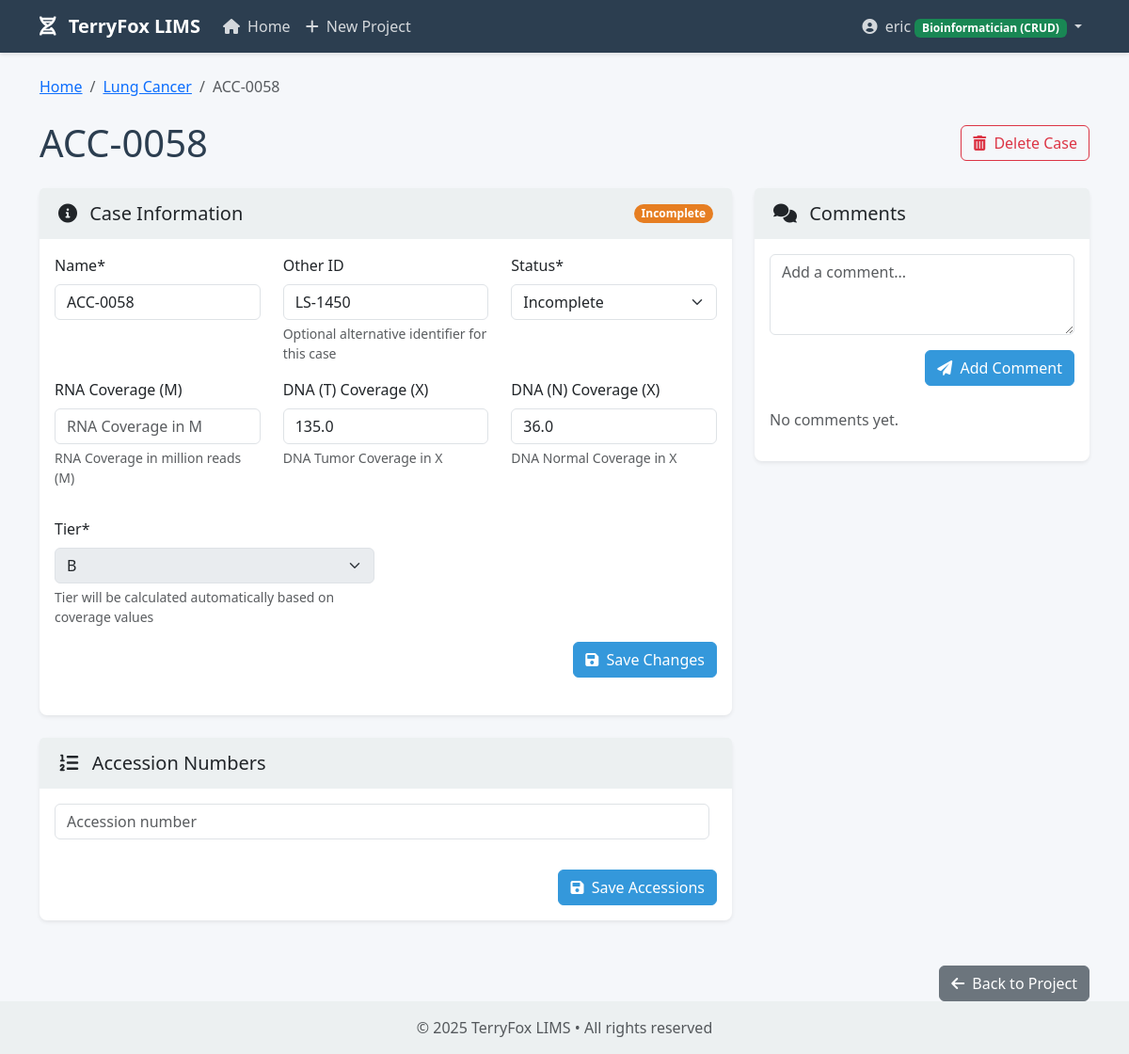
The page /cases/614/ (signed in) on the database its author committed.
### core/models.py (models this page shows, shortened)
class Project(models.Model):
    name = models.CharField(max_length=255)
    description = models.TextField(blank=True)
    project_lead = models.ForeignKey(
        ProjectLead,
        on_delete=models.SET_NULL,
        null=True,
        blank=True,
        related_name='projects',
        verbose_name=_('Project Lead')
    )
    created_at = models.DateTimeField(auto_now_add=True)
    updated_at = models.DateTimeField(auto_now=True)
    created_by = models.ForeignKey(User, on_delete=models.CASCADE, related_name='created_projects')

class Case(models.Model):
    STATUS_CREATED = 'created'
    STATUS_RECEIVED = 'received'
    STATUS_INCOMPLETE = 'incomplete'
    STATUS_UNKNOWN = 'unknown'
    STATUS_LIBRARY_PREPPED = 'library_prepped'
    STATUS_SEQUENCED = 'sequenced'
    STATUS_TRANSFERRED = 'transferred_to_nfl'
    STATUS_BIOINFO = 'bioinfo_analysis'
    STATUS_COMPLETED = 'completed'
    STATUS_CHOICES = [
        (STATUS_CREATED, _('Created')),
        (STATUS_RECEIVED, _('Received')),
        (STATUS_INCOMPLETE, _('Incomplete')),
        (STATUS_UNKNOWN, _('Unknown')),
        (STATUS_LIBRARY_PREPPED, _('Library Prepped')),
        (STATUS_SEQUENCED, _('Sequenced')),
        (STATUS_TRANSFERRED, _('Transferred to NFL')),
        (STATUS_BIOINFO, _('Bioinfo Analysis')),
        (STATUS_COMPLETED, _('Completed')),
    ]
    TIER_A = 'A'
    TIER_B = 'B'
    TIER_FA = 'FAIL'
    TIER_CHOICES = [
        (TIER_A, _('A')),
        (TIER_B, _('B')),
        (TIER_FA, _('FAIL')),
    ]
    project = models.ForeignKey(Project, on_delete=models.CASCADE, related_name='cases')
    name = models.CharField(max_length=255)
    other_id = models.CharField(max_length=255, blank=True, null=True, verbose_name=_('Other ID'))
    status = models.CharField(max_length=50, choices=STATUS_CHOICES, default=STATUS_RECEIVED)
    rna_coverage = models.FloatField(null=True, blank=True, verbose_name=_('RNA Coverage (M)'))
    dna_t_coverage = models.FloatField(null=True, blank=True, verbose_name=_('DNA (T) Coverage (X)'))
    dna_n_coverage = models.FloatField(null=True, blank=True, verbose_name=_('DNA (N) Coverage (X)'))
    tier = models.CharField(max_length=4, choices=TIER_CHOICES, default=TIER_A)
    created_at = models.DateTimeField(auto_now_add=True)
    updated_at = models.DateTimeField(auto_now=True)

### core/views.py (the view, shortened to what this page needs)
# urls.py: path('cases/<int:case_id>/', views.case_detail, name='case_detail'),
@login_required
def case_detail(request, case_id):
    case = get_object_or_404(Case, id=case_id)
    comments = case.comments.all().order_by('-created_at')
    accessions = case.accessions.all()
    can_edit = request.user.groups.filter(name='Bioinformatician').exists() or request.user.is_superuser
    comment_form = None
    case_form = None
    accession_formset = None
    if can_edit:
        if comment_form is None:
            comment_form = CommentForm()
        if case_form is None:
            case_form = CaseForm(instance=case)
        if accession_formset is None:
            accession_formset = AccessionFormSet(instance=case)
    return render(request, 'core/case_detail.html', {
        'case': case,
        'project': case.project,
        'comments': comments,
        'accessions': accessions,
        'can_edit': can_edit,
        'comment_form': comment_form,
        'case_form': case_form,
        'accession_formset': accession_formset,
    })

### core/forms.py
class CommentForm(forms.ModelForm):
    class Meta:
        model = Comment
        fields = ['text']
        widgets = {
            'text': forms.Textarea(attrs={'class': 'form-control', 'rows': 3, 'placeholder': _('Add a comment...')}),
        }
        labels = {
            'text': '',
        }

### templates/core/case_detail.html (shortened to what this page needs)
{% extends 'base.html' %}
{% load crispy_forms_tags %}
{% block content %}
<nav aria-label="breadcrumb" class="mb-4">
    <ol class="breadcrumb">
        <li class="breadcrumb-item"><a href="{% url 'home' %}">Home</a></li>
        <li class="breadcrumb-item"><a href="{% url 'project_detail' project_id=project.id %}">{{ project.name }}</a></li>
        <li class="breadcrumb-item active">{{ case.name }}</li>
    </ol>
</nav>
<div class="d-flex justify-content-between align-items-center mb-4">
    <h1 class="mb-0">{{ case.name }}</h1>
    <div>
        {% if can_edit %}
        <a href="{% url 'case_delete' case_id=case.id %}" class="btn btn-outline-danger">
            <i class="fas fa-trash-alt me-1"></i> Delete Case
        </a>
        {% endif %}
    </div>
</div>
<div class="row">
    <div class="col-lg-8 mb-4">
        <div class="card shadow-sm mb-4">
            <div class="card-header">
                <div class="d-flex justify-content-between align-items-center">
                    <h5 class="mb-0"><i class="fas fa-info-circle me-2"></i> Case Information</h5>
                    <span class="badge badge-{{ case.status }} rounded-pill">{{ case.get_status_display }}</span>
                </div>
            </div>
            <div class="card-body">
                {% if can_edit %}
                <form method="post" class="mb-4">
                    <div class="row">
                        <div class="col-md-4">
                            {{ case_form.name|as_crispy_field }}
                        </div>
                        <div class="col-md-4">
                            {{ case_form.other_id|as_crispy_field }}
                        </div>
                        <div class="col-md-4">
                            {{ case_form.status|as_crispy_field }}
                        </div>
                    </div>
                    <div class="row mb-3">
                        <div class="col-md-4">
                            {{ case_form.rna_coverage|as_crispy_field }}
                        </div>
                        <div class="col-md-4">
                            {{ case_form.dna_t_coverage|as_crispy_field }}
                        </div>
                        <div class="col-md-4">
                            {{ case_form.dna_n_coverage|as_crispy_field }}
                        </div>
                    </div>
                    <div class="row">
                        <div class="col-md-6">
                            {{ case_form.tier|as_crispy_field }}
                        </div>
                    </div>
                    <div class="text-end">
                        <button type="submit" class="btn btn-primary">
                            <i class="fas fa-save me-1"></i> Save Changes
                        </button>
                    </div>
                </form>
                {% endif %}
            </div>
        </div>
        <div class="card shadow-sm mb-4">
            <div class="card-header">
                <h5 class="mb-0"><i class="fas fa-list-ol me-2"></i> Accession Numbers</h5>
            </div>
            <div class="card-body">
                {% if can_edit %}
                <form method="post">
                    <div id="accession-forms">
                        {% for form in accession_formset %}
                            <div class="accession-form mb-2 {% if form.instance.pk %}border-start border-primary ps-2{% endif %}">
                                <div class="d-flex">
                                    <div class="flex-grow-1">
                                        {{ form.accession_number|as_crispy_field }}
                                    </div>
                                </div>
                            </div>
                        {% endfor %}
                    </div>
                    <div class="text-end mt-3">
                        <button type="submit" class="btn btn-primary">
                            <i class="fas fa-save me-1"></i> Save Accessions
                        </button>
                    </div>
                </form>
                {% endif %}
            </div>
        </div>
    </div>
    <div class="col-lg-4 mb-4">
        <div class="card shadow-sm mb-4">
            <div class="card-header">
                <h5 class="mb-0"><i class="fas fa-comments me-2"></i> Comments</h5>
            </div>
            <div class="card-body">
                {% if can_edit %}
                <form method="post" class="mb-4">
                    {{ comment_form|crispy }}
                    <div class="text-end">
                        <button type="submit" class="btn btn-primary">
                            <i class="fas fa-paper-plane me-1"></i> Add Comment
                        </button>
                    </div>
                </form>
                {% endif %}
                <div class="comments-container">
                    {% if comments %}
                        {% for comment in comments %}
                        <div class="comment mb-3">
                            <div class="comment-header">
                                <span>{{ comment.user.get_full_name|default:comment.user.username }}</span>
                                <span class="comment-time">{{ comment.created_at|date:"M d, Y H:i" }}</span>
                            </div>
                            <div class="comment-body">
                                {{ comment.text|linebreaks }}
                            </div>
                        </div>
                        {% endfor %}
                    {% else %}
                        <p class="text-muted">No comments yet.</p>
                    {% endif %}
                </div>
            </div>
        </div>
    </div>
</div>
<div class="text-end">
    <a href="{% url 'project_detail' project_id=project.id %}" class="btn btn-secondary">
        <i class="fas fa-arrow-left me-1"></i> Back to Project
    </a>
</div>
{% endblock %}

### templates/base.html (shortened to what this page needs)
<!DOCTYPE html>
<html lang="en">
<head>
    <link href="https://cdn.jsdelivr.net/npm/bootstrap@5.3.0/dist/css/bootstrap.min.css" rel="stylesheet">
    <link rel="stylesheet" href="https://cdnjs.cloudflare.com/ajax/libs/font-awesome/6.0.0/css/all.min.css">
</head>
<body>
    <nav class="navbar navbar-expand-lg navbar-dark bg-dark mb-4">
        <div class="container">
            <a class="navbar-brand" href="{% url 'home' %}">
                <i class="fas fa-dna me-2"></i> TerryFox LIMS
            </a>
            <div class="collapse navbar-collapse" id="navbarNav">
                <ul class="navbar-nav me-auto">
                    <li class="nav-item">
                        <a class="nav-link" href="{% url 'home' %}">
                            <i class="fas fa-home me-1"></i> Home
                        </a>
                    </li>
                    {% if user.is_superuser or user.groups.all.0.name == 'Bioinformatician' %}
                    <li class="nav-item">
                        <a class="nav-link" href="{% url 'project_create' %}">
                            <i class="fas fa-plus me-1"></i> New Project
                        </a>
                    </li>
                    {% endif %}
                </ul>
                <ul class="navbar-nav">
                    {% if user.is_authenticated %}
                    <li class="nav-item dropdown">
                        <a class="nav-link dropdown-toggle" href="#" id="userDropdown" role="button" data-bs-toggle="dropdown">
                            <i class="fas fa-user-circle me-1"></i> {{ user.username }}
                            {% if user.is_superuser %}
                                <span class="badge bg-danger">Admin</span>
                            {% elif user.groups.all.0.name == 'PI' %}
                                <span class="badge bg-primary">PI (View Only)</span>
                            {% elif user.groups.all.0.name == 'Bioinformatician' %}
                                <span class="badge bg-success">Bioinformatician (CRUD)</span>
                            {% endif %}
                        </a>
                    </li>
                    {% else %}
                    <li class="nav-item">
                        <a class="nav-link" href="{% url 'login' %}">
                            <i class="fas fa-sign-in-alt me-1"></i> Login
                        </a>
                    </li>
                    {% endif %}
                </ul>
            </div>
        </div>
    </nav>
    <div class="container">
        {% block content %}{% endblock %}
    </div>
    <footer class="footer mt-auto py-3">
        <div class="container text-center">
            <span class="text-muted">© {% now "Y" %} TerryFox LIMS • All rights reserved</span>
        </div>
    </footer>
</body>
</html>

### templates/base.html (style rules this page uses)
:root { --primary-color: #2c3e50; --secondary-color: #3498db; --accent-color: #e74c3c; --light-color: #ecf0f1; --dark-color: #2c3e50; }
body { font-family: 'Segoe UI', Tahoma, Geneva, Verdana, sans-serif; background-color: #f5f7fa; color: var(--dark-color); }
.navbar { background-color: var(--primary-color) !important; box-shadow: 0 2px 4px rgba(0, 0, 0, 0.1); }
.navbar-brand { font-weight: bold; color: white !important; }
.nav-link { color: rgba(255, 255, 255, 0.8) !important; transition: color 0.3s; }
.card { border: none; border-radius: 8px; box-shadow: 0 4px 8px rgba(0, 0, 0, 0.1); transition: transform 0.3s, box-shadow 0.3s; margin-bottom: 20px; }
.card-header { background-color: var(--light-color); border-bottom: none; font-weight: bold; padding: 15px 20px; }
.btn-primary { background-color: var(--secondary-color); border-color: var(--secondary-color); }
.footer { background-color: var(--light-color); padding: 20px 0; margin-top: 40px; }
.badge-incomplete { background-color: #e67e22; color: white; }

### rows shown on the page
Project: name "Lung Cancer"
Case: name "ACC-0058", status "Incomplete", other_id "LS-1450", dna_t_coverage "135.0", dna_n_coverage "36.0", tier "B"

### other values the page prints
{{ user.username }} "eric"
